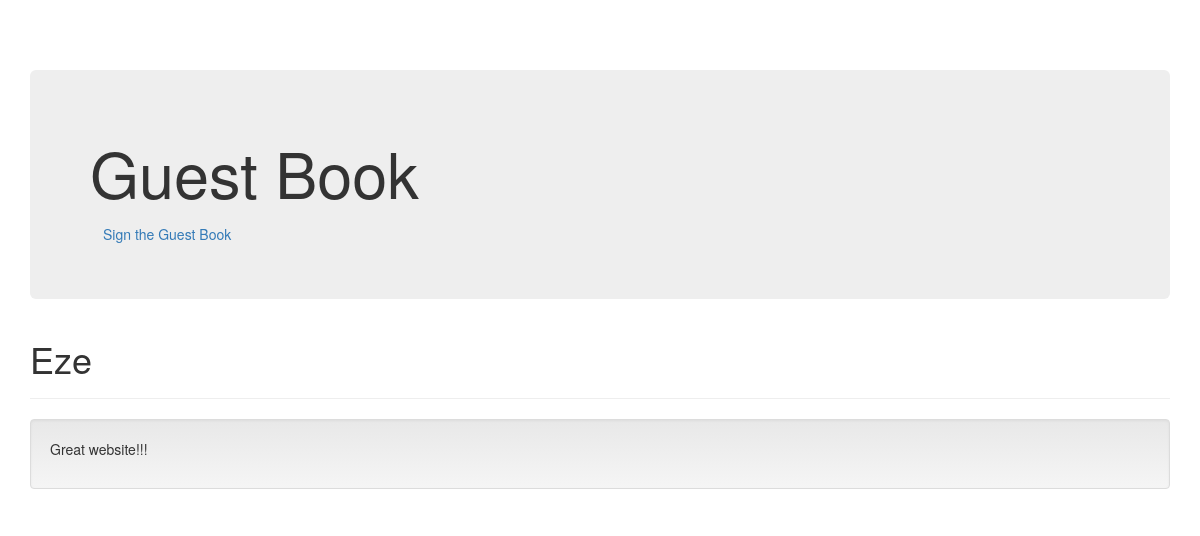
Before: /guestbook/ with the older database file.
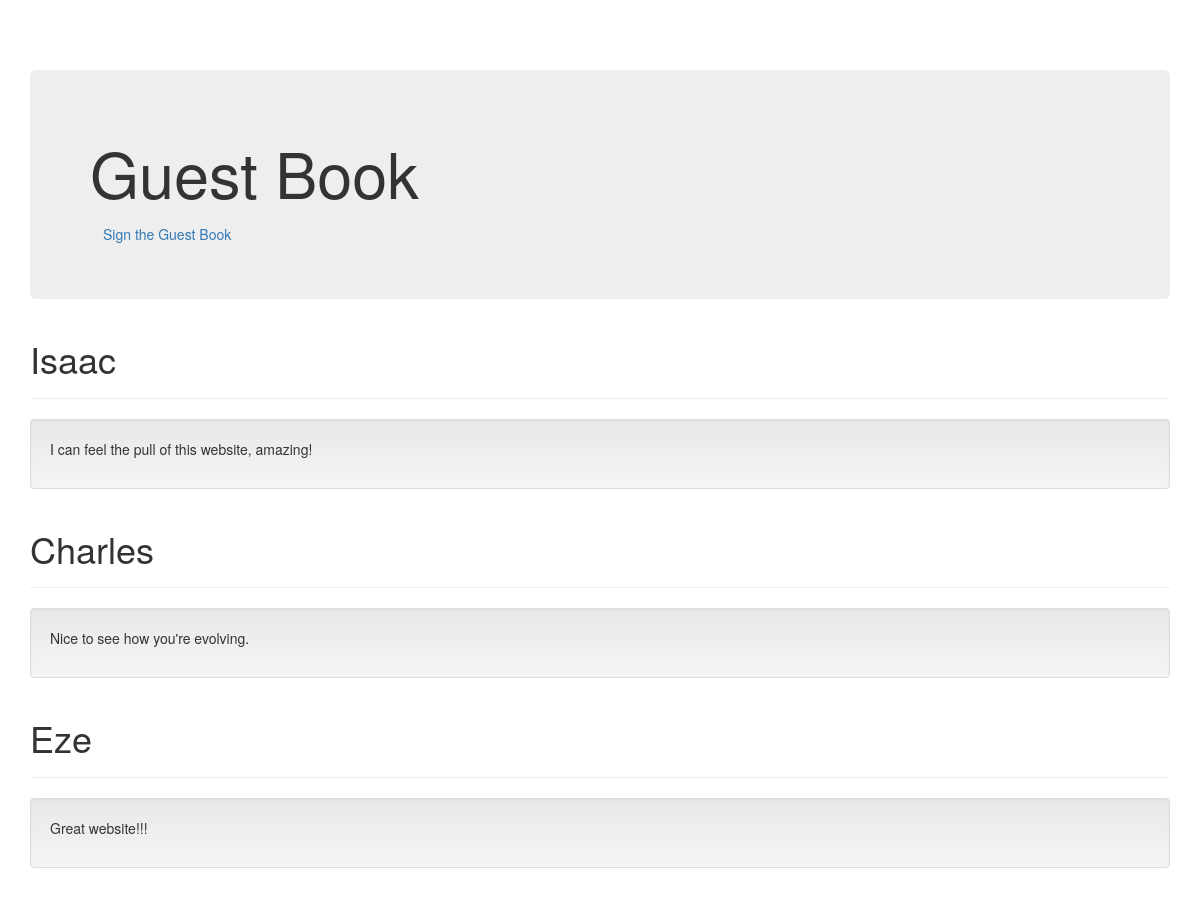
After: the same page with the newer database file.
### guestbook/models.py (models this page shows, shortened)
class Comment(models.Model):
    name = models.CharField(max_length=20)
    comment = models.TextField()
    date_added = models.DateTimeField(default=timezone.now)

### guestbook/views.py (the view)
# urls.py: path("", views.index, name="index"),
def index(request):
    comments = Comment.objects.order_by("-date_added")
    context = {"comments": comments}
    return render(request, "guestbook/index.html", context)

### guestbook/templates/guestbook/index.html (shortened to what this page needs)
{% load static %}
<!DOCTYPE html>
<html lang="en">
  <head>
    <link href="{% static 'guestbook/bootstrap.min.css' %}" rel="stylesheet" />
    <link
      href="{% static 'guestbook/bootstrap-theme.min.css' %}"
      rel="stylesheet"
    />
    <link href="{% static 'guestbook/theme.css' %}" rel="stylesheet" />
  </head>
  <body>
    <div class="container theme-showcase" role="main">
      <div class="jumbotron">
        <h1>Guest Book</h1>
        <a type="button" class="btn btn-link" href="{% url 'sign' %}"
          >Sign the Guest Book</a
        >
      </div>
      {% for c in comments %}
      <div class="page-header">
        <h1>{{ c.name }}</h1>
      </div>
      <div class="well">
        <p>{{ c.comment }}</p>
      </div>
      {% endfor %}
    </div>
  </body>
</html>

### guestbook/static/guestbook/theme.css (style rules this page uses)
body { padding-top: 70px; padding-bottom: 30px; }

Changed rows visible on the page:
added Comment: name "Isaac", comment "I can feel the pull of this website, amazing!"
added Comment: name "Charles", comment "Nice to see how you're evolving."
